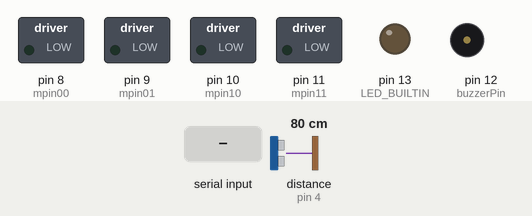
Recording of a sketch running on a simulated Arduino Uno, built with avr-gcc and run on an emulated ATmega328P. Parts: switched loads named in the sketch (green lamp = pin HIGH), output pins drawn as LEDs (lit = HIGH), buzzer (waves = sounding, pin HIGH). Wiring (inferred from the names in the program): ultrasonic range finder: trigger pin 5; echo pin 4. The inputs (shaded band) are chosen by the test bench; at power-on: distance to the obstacle (sensor on pin 4) 80 cm. The echo pulse lasts 58.3 µs per cm; pins used as bus, display or sensor lines are not drawn.

Above: at 1.2 s.
1.3 s: "BEEP" received over Serial
At 3.4 s:
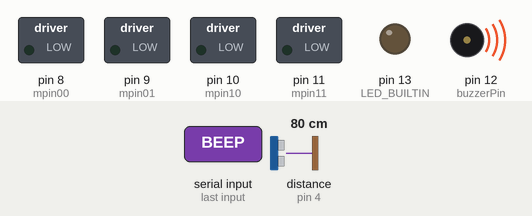
3.8 s: "LED" received over Serial
At 5.3 s:
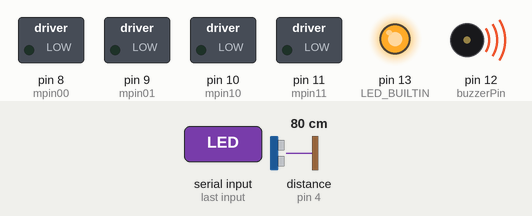
6.3 s: "beep" received over Serial
At 8.4 s:
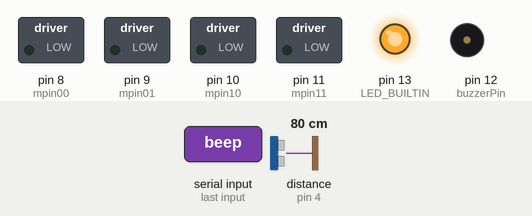
8.8 s: "U" received over Serial
At 10.3 s:
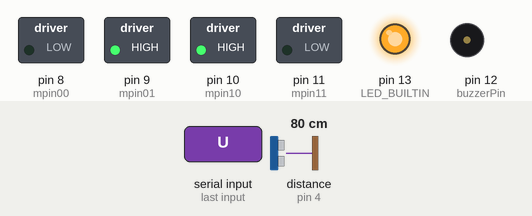
11.3 s: "led" received over Serial
At 13.4 s:
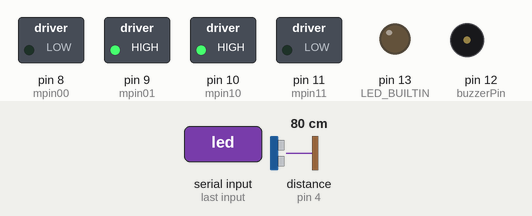
13.8 s: "D" received over Serial
At 15.3 s:
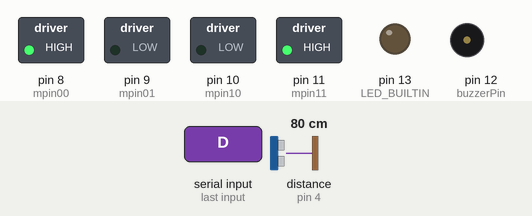
Timing chart, 0 to 16.8 s (numbered marks = the images above; inputs shaded):
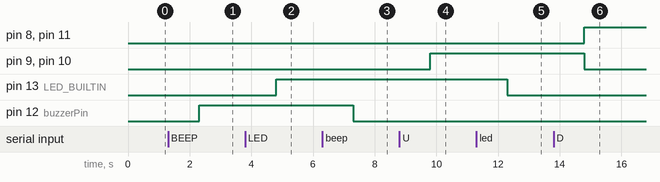

The sketch:

RemoteCar.ino
```cpp
// Pinii motor 1 //
#define mpin00 8
#define mpin01 9

// Pinii motor 2 //
#define mpin10 10
#define mpin11 11


// Pinii senzor ultrasonic //
#define echoPin 4
#define trigPin 5

// Pinii buzzerului //
#define buzzerPin 12

long duration;
int distance;

int usedDistance;

int currentIndex;

void setup() {
  Serial.begin(9600); // Interfata Serial 0, pentru BT

  // configurarea pinilor motor ca iesire, initial valoare 0
  digitalWrite(mpin00, 0);
  digitalWrite(mpin01, 0);
  digitalWrite(mpin10, 0);
  digitalWrite(mpin11, 0);
  pinMode (mpin00, OUTPUT);
  pinMode (mpin01, OUTPUT);
  pinMode (mpin10, OUTPUT);
  pinMode (mpin11, OUTPUT);

  //configurarea pinilor pentru senzorul ultrasonic
  pinMode(trigPin, OUTPUT);
  pinMode(echoPin, INPUT);

  //configurarea pinului pentru buzzer
  pinMode (buzzerPin, OUTPUT);
  digitalWrite (buzzerPin, LOW);

  currentIndex = 0;
  pinMode(LED_BUILTIN, OUTPUT);
}

String readValue = "";
int delayVal = 500;


void StartMotor (int m1, int m2, int forward, int speed)
{

  if (speed==0) // oprire
  {
    digitalWrite(m1, 0);
    digitalWrite(m2, 0);
  }
  else
  {
    if (forward)
    {

      analogWrite (m1, speed); // folosire PWM
      digitalWrite(m2, 0);
    }
    else
    {
      digitalWrite(m1, 0);
      analogWrite(m2, speed);
    }
  }
}

void delayStopped(int ms)
{
  StartMotor (mpin00, mpin01, 0, 0);
  StartMotor (mpin10, mpin11, 0, 0);
  delay(ms);
}


void loop() {
  //digitalWrite (buzzerPin, HIGH);

  if(Serial.available()){
      readValue = Serial.readString();
      activateLed(readValue);
      activateBuzzer(readValue);
      activateMotorInt(readValue);
      readValue = "";
  }


  usedDistance = calculateDistance();
  if(usedDistance < 3){
    delayStopped(200);

  }
}

void activateBuzzer(String readValue){
  if (readValue.substring(0, 4).equals("beep")){
        digitalWrite (buzzerPin, LOW);
  }
  if (readValue.substring(0, 4).equals("BEEP")){
        digitalWrite (buzzerPin, 100);
  }
}

void activateLed(String readValue){
  String value = readValue.substring(0, 3);
  if (value.equals("led")){
        digitalWrite (LED_BUILTIN, LOW);
  }
  else if (value.equals("LED")){
        digitalWrite (LED_BUILTIN, HIGH);
  }
}

void activateMotorInt(String readValue){
  String value = readValue.substring(0, 1);

  if(value.equals("U")){
    StartMotor (mpin00, mpin01, 0, 255);
    StartMotor (mpin10, mpin11, 1, 255);
  }
  else if (value.equals("u")){
    delayStopped(200);
  }

  if(value.equals("D")){
    StartMotor (mpin00, mpin01, 1, 255);
    StartMotor (mpin10, mpin11, 0, 255);
  }
  else if (value.equals("d")){
    delayStopped(200);
  }

  if(value.equals("S")){
    StartMotor (mpin10, mpin11, 1, 255);
  }
  else if (value.equals("s")){
    delayStopped(200);
  }

  if(value.equals("R")){
    StartMotor (mpin00, mpin01, 0, 255);
  }
  else if (value.equals("r")){
    delayStopped(200);
  }
}

void activateMotor(String readValue){
  String value = readValue.substring(0, 1);

  if(value.equals("U")){
    StartMotor (mpin00, mpin01, 0, 255);
    StartMotor (mpin10, mpin11, 1, 255);

    delay(1300);
    delayStopped(200);
  }
  if(value.equals("D")){
    StartMotor (mpin00, mpin01, 1, 255);
    StartMotor (mpin10, mpin11, 0, 255);

    delay(1300);
    delayStopped(200);
  }
  if(value.equals("S")){
    StartMotor (mpin10, mpin11, 1, 255);

    delay(1300);
    delayStopped(200);
  }
  if(value.equals("R")){
    StartMotor (mpin00, mpin01, 0, 255);

    delay(1300);
    delayStopped(200);
  }

}

int calculateDistance(){
  digitalWrite(trigPin, LOW);
  delayMicroseconds(2);

  digitalWrite(trigPin, HIGH);
  delayMicroseconds(10);
  digitalWrite(trigPin, LOW);

  duration = pulseIn(echoPin, HIGH);

  distance = duration * 0.034 / 2;

  return distance;
}
```

Measured:
- after the input at 1.3 s, pin 12 (buzzerPin): LOW → HIGH after 1.0 s
- after the input at 3.8 s, pin 13 (LED_BUILTIN): LOW → HIGH after 1.0 s
- after the input at 6.3 s, pin 12 (buzzerPin): HIGH → LOW after 1.0 s
- after the input at 8.8 s, pin 9 (mpin01), pin 10 (mpin10): LOW → HIGH after 1.0 s
- after the input at 11.3 s, pin 13 (LED_BUILTIN): HIGH → LOW after 1.0 s
- after the input at 13.8 s, pin 8 (mpin00), pin 11 (mpin11): LOW → HIGH after 1.0 s; pin 9 (mpin01), pin 10 (mpin10): HIGH → LOW after 1.0 s
